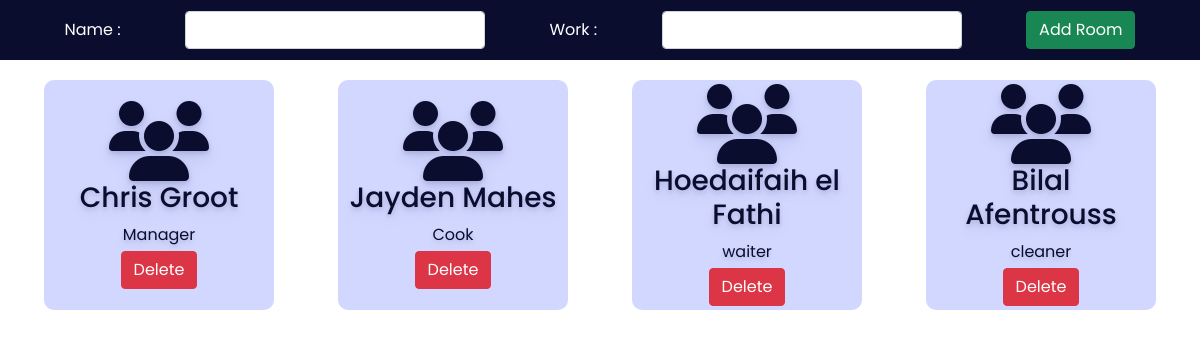
Screenshot of /HotelDuin/admin/staff.php with the database file from the repository.
### tables this page shows
CREATE TABLE `staff` (
  `id` int(30) NOT NULL,
  `name` varchar(30) NOT NULL,
  `work` varchar(30) NOT NULL
);

### HotelDuin/admin/staff.php (the view, shortened to what this page needs)
<?php
include '../config.php';
?>
<!DOCTYPE html>
<html lang="en">
<head>
    <link rel="stylesheet" href="https://cdnjs.cloudflare.com/ajax/libs/font-awesome/6.2.0/css/all.min.css" />
    <link href="https://cdn.jsdelivr.net/npm/bootstrap@5.0.2/dist/css/bootstrap.min.css" rel="stylesheet">
    <link rel="stylesheet" href="css/room.css">
</head>
<body>
    <div class="addroomsection">
        <form action="" method="POST">
            <label for="troom">Name :</label>
            <input type="text" name="staffname" class="form-control">
            <label for="bed">Work :</label>
            <select name="staffwork" class="form-control">
                <option value selected></option>
                <option value="Manager">Manager</option>
            </select>
            <button type="submit" class="btn btn-success" name="addstaff">Add Room</button>
        </form>
    </div>
    <div class="room">
    <?php
        $sql = "select * from staff";
        $re = mysqli_query($conn, $sql)
        ?>
        <?php
        while ($row = mysqli_fetch_array($re)) {
                echo "<div class='roombox'>
						<div class='text-center no-boder'>
                            <i class='fa fa-users fa-5x'></i>
							<h3>" . $row['name'] . "</h3>
                            <div class='mb-1'>" . $row['work'] . "</div>
                            <a href='staffdelete.php?id=". $row['id'] ."'><button class='btn btn-danger'>Delete</button></a>
						</div>
                    </div>";
        }
        ?>
    </div>
</body>
</html>

### HotelDuin/admin/css/room.css (style rules this page uses)
:root { --bg-text-shadow: 0 2px 4px rgb(13 0 77 / 8%), 0 3px 6px rgb(13 0 77 / 8%), 0 8px 16px rgb(13 0 77 / 8%); --bg-box-shadow: 0px 0px 20px 6px rgba(8, 8, 15, 0.31); }
* { margin: 0; padding: 0; font-family: 'Poppins', sans-serif; }
.addroomsection { height: 60px; width: 100%; background-color: #0a0d2d; position:fixed; z-index: 100; }
.addroomsection form { height: 100%; display: flex; justify-content: space-evenly; align-items: center; }
.addroomsection form label { color: white; }
.addroomsection form select { width: 300px; }
.addroomsection form input { width: 300px; }
.room { display: flex; position: relative; top: 60px; height: 85vh; overflow-y: scroll; justify-content: space-evenly; flex-wrap: wrap; }
.roombox { height: 230px; width: 230px; margin: 20px; display: flex; flex-direction: column; justify-content: center; color: #0a0d2d; text-shadow: var(--bg-text-shadow); border-radius: 10px; }

### HotelDuin/admin/staff.php (style rules this page uses)
.roombox { background-color: #d1d7ff; padding: 10px; }

### rows the page displays
staff: name "Chris Groot", work "Manager"
staff: name "Jayden Mahes", work "Cook"
staff: name "Hoedaifaih el Fathi", work "waiter"
staff: name "Bilal Afentrouss", work "cleaner"
